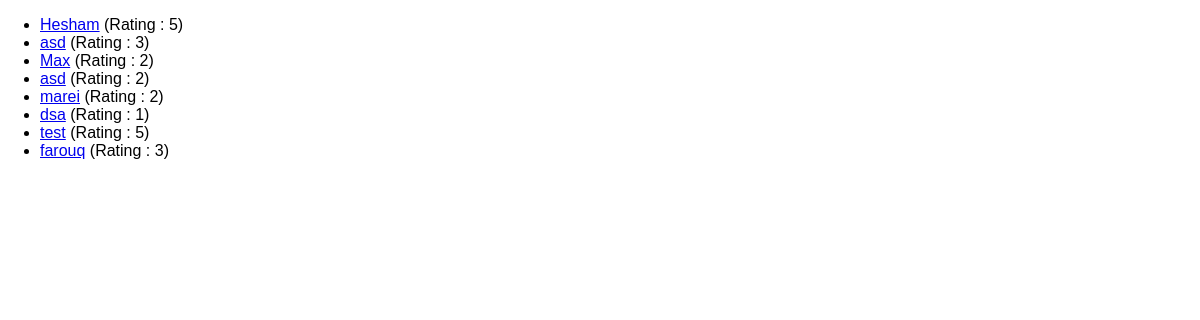
Page /review-list on the committed database.
### reviews/models.py (models this page shows, shortened)
class Review(models.Model):
    user_name = models.CharField(max_length=100)
    review_text = models.TextField()
    rating = models.IntegerField()

### reviews/views.py (the view)
# urls.py: path("review-list", views.ReviewsListView.as_view(), name="All-views"),
class ReviewsListView(ListView):
    template_name = "reviews/review_list.html"
    model = Review # fetch all the data from model.
    context_object_name = "reviews" #name the fetched object to use it in the template

### reviews/templates/reviews/review_list.html (shortened to what this page needs)
{% extends 'reviews/base.html' %}
{% block content %}
    <ul>
        {% for review in reviews %}
            <li><a href="{% url 'review-details' review.id %}"> {{ review.user_name }}</a> (Rating : {{ review.rating }}) </li>
        {% endfor %}
    </ul>
{% endblock %}

### reviews/static/reviews/style.css (style rules this page uses)
body { font-family: sans-serif; margin: 0; }

### rows in the picture
Review: user_name "Hesham", rating "5"
Review: user_name "asd", rating "3"
Review: user_name "Max", rating "2"
Review: user_name "asd", rating "2"
Review: user_name "marei", rating "2"
Review: user_name "dsa", rating "1"
Review: user_name "test", rating "5"
Review: user_name "farouq", rating "3"
